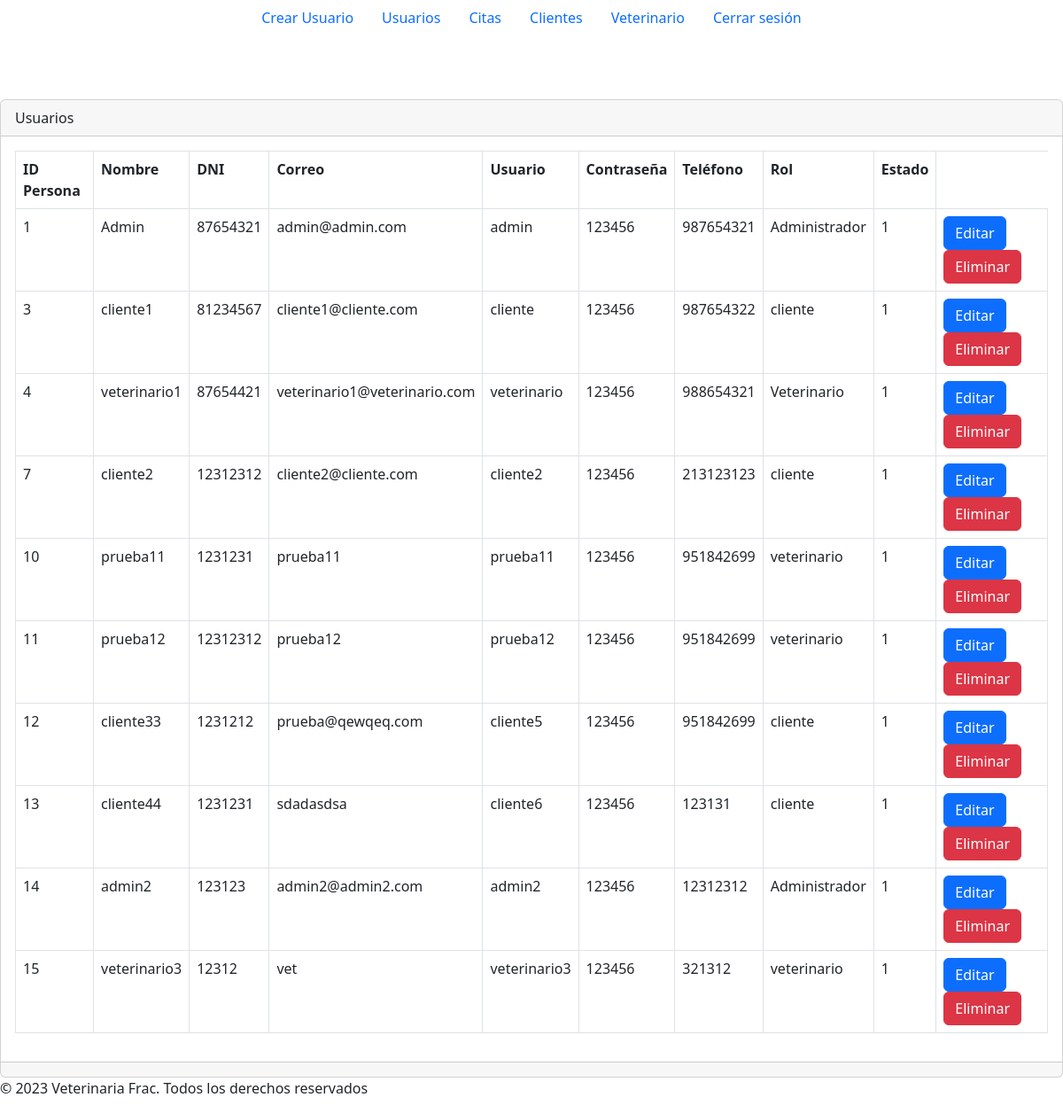
/secciones/usuarios/index.php, run on the app's committed database.
### tables this page shows
CREATE TABLE `persona` (
  `id` int(8) NOT NULL,
  `nombre` varchar(255) NOT NULL,
  `dni` int(8) NOT NULL,
  `correo` varchar(255) NOT NULL,
  `usuario` varchar(255) NOT NULL,
  `contrasenia` varchar(255) NOT NULL,
  `telefono` int(9) NOT NULL,
  `rol` varchar(255) NOT NULL,
  `estado` tinyint(1) NOT NULL
);

### secciones/usuarios/index.php (the view, shortened to what this page needs)
<?php
include("../../config/bd.php");
function getDatosPersona($conn) {
    $sql = "SELECT id, nombre, dni, correo, usuario, contrasenia, telefono, rol, estado
    FROM persona;";
    $result = $conn->query($sql);
    if ($result->num_rows > 0) {
        return $result->fetch_all(MYSQLI_ASSOC);
    } else {
        return [];
    }
}
$reservations = getDatosPersona($conn);
?>
<?php include("../../plantillas/header.php")?>
<br />
<br />
<br />
<div class="card">
    <div class="card-header">
        Usuarios
    </div>
    <div class="card-body">
        <div class="table-responsive-sm">
            <table class="table table-bordered">
            <tr>
                <th>ID Persona</th>
                <th>Nombre</th>
                <th>DNI</th>
                <th>Correo</th>
                <th>Usuario</th>
                <th>Contraseña</th>
                <th>Teléfono</th>
                <th>Rol</th>
                <th>Estado</th>
            </tr>
            <?php foreach ($reservations as $reservation) : ?>
                <tr>
                    <td><?php echo $reservation['id']; ?></td>
                    <td><?php echo $reservation['nombre']; ?></td>
                    <td><?php echo $reservation['dni']; ?></td>
                    <td><?php echo $reservation['correo']; ?></td>
                    <td><?php echo $reservation['usuario']; ?></td>
                    <td><?php echo $reservation['contrasenia']; ?></td>
                    <td><?php echo $reservation['telefono']; ?></td>
                    <td><?php echo $reservation['rol']; ?></td>
                    <td><?php echo $reservation['estado']; ?></td>
                    <td>
                        <a href="editar.php?id=<?php echo $reservation['id']; ?>" class="btn btn-primary">Editar</a>
                        <a href="index.php?id=<?php echo $reservation['id']; ?>" class="btn btn-danger">Eliminar</a>
                    </td>
                    </tr>
            <?php endforeach; ?>
            </table>
        </div>
    </div>
    <div class="card-footer text-muted">
    </div>
</div>
<?php include("../../plantillas/footer.php")?>

### data on the page
persona: id "1", nombre "Admin", dni "87654321", correo "admin@admin.com", usuario "admin", contrasenia "123456", telefono "987654321", rol "Administrador", estado "1"
persona: id "3", nombre "cliente1", dni "81234567", correo "cliente1@cliente.com", usuario "cliente", contrasenia "123456", telefono "987654322", rol "cliente", estado "1"
persona: id "4", nombre "veterinario1", dni "87654421", correo "veterinario1@veterinario.com", usuario "veterinario", contrasenia "123456", telefono "988654321", rol "Veterinario", estado "1"
persona: id "7", nombre "cliente2", dni "12312312", correo "cliente2@cliente.com", usuario "cliente2", contrasenia "123456", telefono "213123123", rol "cliente", estado "1"
persona: id "10", nombre "prueba11", dni "1231231", correo "prueba11", usuario "prueba11", contrasenia "123456", telefono "951842699", rol "veterinario", estado "1"
persona: id "11", nombre "prueba12", dni "12312312", correo "prueba12", usuario "prueba12", contrasenia "123456", telefono "951842699", rol "veterinario", estado "1"
persona: id "12", nombre "cliente33", dni "1231212", correo "prueba@qewqeq.com", usuario "cliente5", contrasenia "123456", telefono "951842699", rol "cliente", estado "1"
persona: id "13", nombre "cliente44", dni "1231231", correo "sdadasdsa", usuario "cliente6", contrasenia "123456", telefono "123131", rol "cliente", estado "1"
persona: id "14", nombre "admin2", dni "123123", correo "admin2@admin2.com", usuario "admin2", contrasenia "123456", telefono "12312312", rol "Administrador", estado "1"
persona: id "15", nombre "veterinario3", dni "12312", correo "vet", usuario "veterinario3", contrasenia "123456", telefono "321312", rol "veterinario", estado "1"
